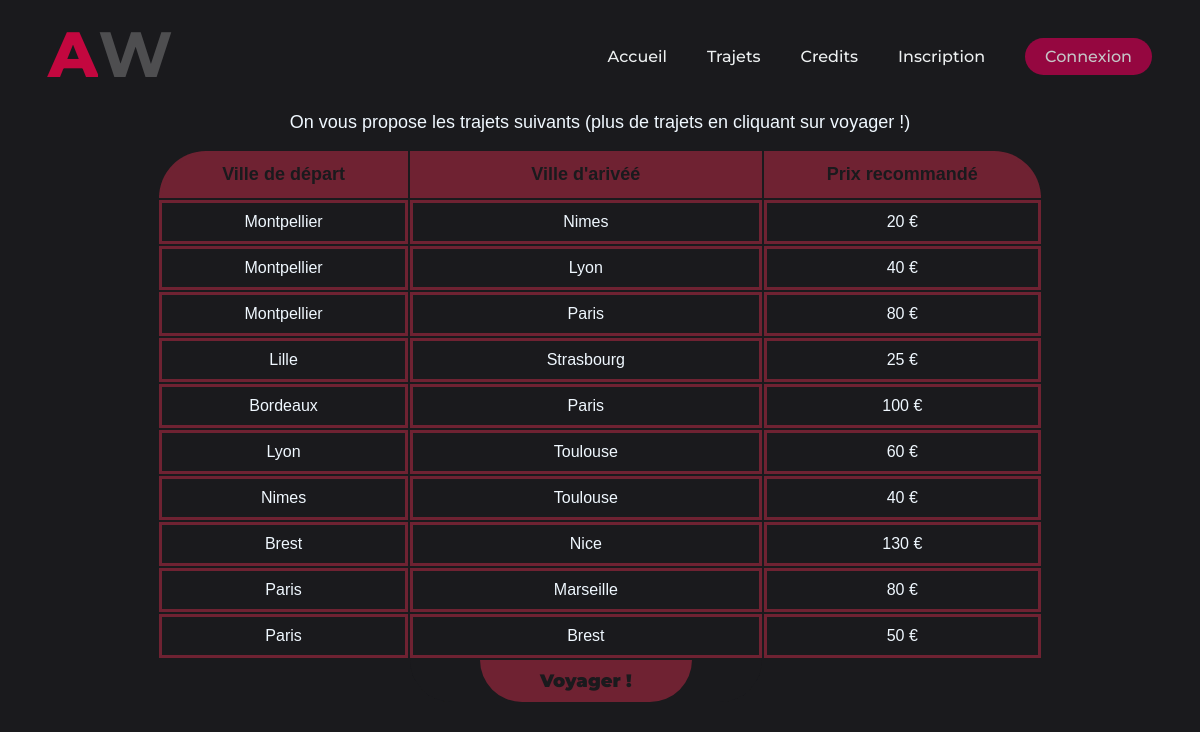
The page /trajets.php on the database its author committed.
### tables this page shows
CREATE TABLE IF NOT EXISTS trajets (
    idTrajet INT NOT NULL AUTO_INCREMENT,
    Vdep varchar(15) NOT NULL, 
    Varv varchar(15) NOT NULL,
    price integer(2) NOT NULL,

    CONSTRAINT trajets_pk PRIMARY KEY (idTrajet)
);

### trajets.php (the view)
<?php
include_once('header.php');
include_once('includes/dbh.inc.php');
$request = "SELECT * FROM trajets;";
$state = $pdo->prepare($request);
$state->execute();
$tabletrajets = $state->fetchAll();
?>
<div style="text-align:center;font-size:large;">On vous propose les trajets suivants (plus de trajets en cliquant sur voyager !)</div>
<table class="trajets__table">
    <tr>    <th>Ville de départ</th>       <th>Ville d'arivéé</th>      <th>Prix recommandé</th>     </tr>
<?php
$i = 0;
foreach ($tabletrajets as $element) {
echo ("<tr>     <td>".$element['Vdep']."</td>   <td>".$element['Varv']."</td>     <td>".$element['price']." €</td>        </tr>");
$i++;
if($i ==10){
    break;
}
    }
?>
<?php
if (isset($_SESSION["NOM"])){
    echo('<tr>
                <td style="border: none;"></td>
                <td class ="megabutton"><a class="boutonCOV" href="covoiturages.php">Voyager !</a></td>
                <td style="border: none;"></td>
        </tr>');
}
else{
    echo('<tr>
                <td style="border: none;"></td>
                <td class ="megabutton"><a class="boutonCOV" href="login.php?error=NotConnected">Voyager !</a></td>
                <td style="border: none;"></td>
        </tr>');
}
?>

### header.php (shortened to what this page needs)
<!DOCTYPE html>
<html lang="en">
<head>
    <link rel="stylesheet" href="CSS/styleH.css">
</head>
<header>
    <div class="logo_container">
    <a href="acceuil.php"><h1>A<span>W</span></h1></a>
    </div>
    <nav>
        <ul class="nav__links">
            <?php
            if (isset($_SESSION["NOM"])){
                echo('<li><a href="trajets.php">Trajets</a></li>');
                echo ('<li><a href="covoiturages.php">Covoiturages</a></li>');
                echo ('<li><a href="publish.php">Publier</a></li>');
                echo('<li><a href="includes/logout.inc.php">Deconnexion</a></li>');
            }
            else {
                echo('<li><a href="acceuil.php">Accueil</a></li>');
                echo('<li><a href="trajets.php">Trajets</a></li>');
                echo ('<li><a href="about.php">Credits</a></li>');
                echo('<li><a href="inscription.php">Inscription</a></li>');
            }
            ?>
        </ul>
    </nav>
    <?php
    if (isset($_SESSION["NOM"])){
        echo('<a class="boutonNAV" href="profile.php"><button>'.$_SESSION["PRENOM"].'</button></a>');
    }
    else{
        echo('<a class="boutonNAV" href="login.php"><button>Connexion</button></a>');
    }
    ?>
</header>

### CSS/StyleH.css (style rules this page uses)
* { box-sizing: border-box; margin: 0; padding: 0; list-style: none; text-decoration: none; background-color: #1A1A1D; }
li, a, button { font-family: 'Montserrat', sans-serif; font-weight: 500; font-size:16px; color:#edf0f1; text-decoration: none; }
header { display: flex; justify-content: flex-end; align-items: center; padding: 15px 4%; }
.nav__links { list-style: none; }
.nav__links li { display: inline-block; padding: 0px 20px; }
.nav__links li a { transition: all 0.3s ease 0s; }
.boutonNAV button { margin-left: 20px; color: #c5c6c7; padding: 9px 20px; background-color: rgba(149, 7, 64, 1); border: none; border-radius: 50px; cursor: pointer; }
.logo_container { cursor: pointer; margin-right: auto; }
.logo_container h1 { color:#C3073F; height : 100%; display: table-cell; vertical-align: middle; font-family: 'Montserrat', sans-serif; font-size: 64px; font-weight: 800; }
.logo_container h1 span { color:#4E4E50; font-weight: 700; }
.trajets__table { margin: auto; margin-top: 1rem; }
.trajets__table th { color: #1A1A1D; background-color: #6F2232; font-size: large; font-weight: 900; }
.trajets__table th:first-child { border-top-left-radius: 60px; }
.trajets__table th:last-child { border-top-right-radius: 60px; }
.trajets__table th ,td { text-align: center; margin: auto; padding: 10px 60px; border-style: solid; border-color: #6F2232; }
.megabutton { background-color: #1A1A1D; border-bottom-right-radius: 60px; border-bottom-left-radius: 60px; border:none; }
.boutonCOV { cursor: pointer; color: #1A1A1D; background-color: #6F2232; border-bottom-right-radius: 60px; border-bottom-left-radius: 60px; border: none; margin:15px 10px; padding: 10px 60px; width:100px; font-size: large; font-weight: 1000; }

### rows shown on the page
trajets: Vdep "Montpellier", Varv "Nimes", price "20"
trajets: Vdep "Montpellier", Varv "Lyon", price "40"
trajets: Vdep "Montpellier", Varv "Paris", price "80"
trajets: Vdep "Lille", Varv "Strasbourg", price "25"
trajets: Vdep "Bordeaux", Varv "Paris", price "100"
trajets: Vdep "Lyon", Varv "Toulouse", price "60"
trajets: Vdep "Nimes", Varv "Toulouse", price "40"
trajets: Vdep "Brest", Varv "Nice", price "130"
trajets: Vdep "Paris", Varv "Marseille", price "80"
trajets: Vdep "Paris", Varv "Brest", price "50"
